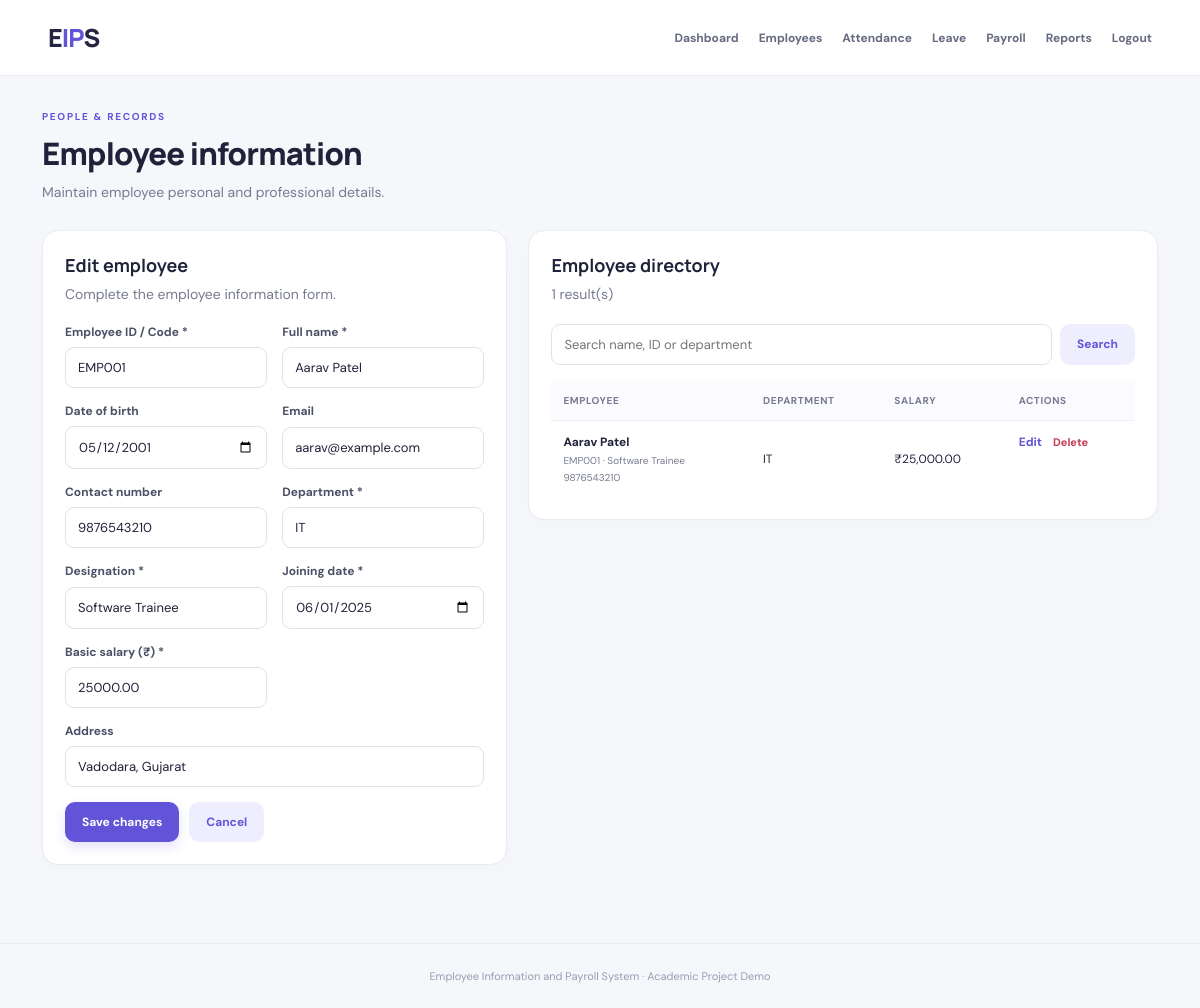
The app's page /employees.php?edit=1 (signed in) with its own data.
### tables this page shows
CREATE TABLE IF NOT EXISTS employees (
  id INT AUTO_INCREMENT PRIMARY KEY,
  employee_code VARCHAR(30) NOT NULL UNIQUE,
  full_name VARCHAR(120) NOT NULL,
  dob DATE DEFAULT NULL,
  email VARCHAR(120) DEFAULT NULL,
  phone VARCHAR(30) DEFAULT NULL,
  address VARCHAR(255) DEFAULT NULL,
  department VARCHAR(80) NOT NULL,
  designation VARCHAR(80) NOT NULL,
  joining_date DATE NOT NULL,
  basic_salary DECIMAL(10,2) NOT NULL DEFAULT 0,
  created_at TIMESTAMP DEFAULT CURRENT_TIMESTAMP
);

### includes/auth.php (called while the page is built, shortened)
<?php
function e($v): string { return htmlspecialchars((string)$v, ENT_QUOTES, 'UTF-8'); }
function money($v): string { return '₹' . number_format((float)$v, 2); }

### employees.php (the view, shortened to what this page needs)
<?php
require_once __DIR__.'/includes/db.php'; require_once __DIR__.'/includes/auth.php'; require_login();
$error='';$success='';$edit=null;
if(isset($_GET['edit'])){$q=$pdo->prepare('SELECT * FROM employees WHERE id=?');$q->execute([(int)$_GET['edit']]);$edit=$q->fetch()?:null;}
$search=trim($_GET['q']??'');$q=$pdo->prepare('SELECT * FROM employees WHERE full_name LIKE ? OR employee_code LIKE ? OR department LIKE ? ORDER BY id DESC');$like="%$search%";$q->execute([$like,$like,$like]);$rows=$q->fetchAll();
$page_title='Employees | EIPS';require __DIR__.'/includes/header.php';?>
<div class="page-heading"><div><div class="eyebrow">PEOPLE & RECORDS</div><h1>Employee information</h1><p class="muted">Maintain employee personal and professional details.</p></div></div>
<div class="two-col"><section class="panel"><div class="panel-heading"><div><h2><?=$edit?'Edit employee':'Add employee'?></h2><p class="muted">Complete the employee information form.</p></div></div>
<form method="post" class="form-grid"><input type="hidden" name="action" value="save"><input type="hidden" name="id" value="<?=(int)($edit['id']??0)?>">
<label>Employee ID / Code *<input name="employee_code" required value="<?=e($edit['employee_code']??'')?> " placeholder="EMP002"></label>
<label>Full name *<input name="full_name" required value="<?=e($edit['full_name']??'')?>" placeholder="Full name"></label>
<label>Date of birth<input type="date" name="dob" value="<?=e($edit['dob']??'')?>"></label><label>Email<input type="email" name="email" value="<?=e($edit['email']??'')?>"></label>
<label>Contact number<input name="phone" value="<?=e($edit['phone']??'')?>"></label><label>Department *<input name="department" required value="<?=e($edit['department']??'')?>" placeholder="IT"></label>
<label>Designation *<input name="designation" required value="<?=e($edit['designation']??'')?>" placeholder="Developer"></label><label>Joining date *<input type="date" name="joining_date" required value="<?=e($edit['joining_date']??date('Y-m-d'))?>"></label>
<label>Basic salary (₹) *<input type="number" min="0" step=".01" name="basic_salary" required value="<?=e($edit['basic_salary']??'')?>" placeholder="25000"></label>
<label class="span-2">Address<input name="address" value="<?=e($edit['address']??'')?>" placeholder="City, state"></label>
<div class="form-actions"><button class="btn primary"><?= $edit?'Save changes':'Add employee'?></button><?php if($edit):?><a class="btn secondary" href="employees.php">Cancel</a><?php endif;?></div></form></section>
<section class="panel"><div class="panel-heading"><div><h2>Employee directory</h2><p class="muted"><?=count($rows)?> result(s)</p></div></div><form method="get" class="searchbar"><input name="q" value="<?=e($search)?>" placeholder="Search name, ID or department"><button class="btn secondary">Search</button></form>
<?php if(!$rows):?><div class="empty-state"><p>No matching employees.</p></div><?php else:?><div class="table-wrap"><table><thead><tr><th>Employee</th><th>Department</th><th>Salary</th><th>Actions</th></tr></thead><tbody><?php foreach($rows as $r):?><tr><td><strong><?=e($r['full_name'])?></strong><small class="table-sub"><?=e($r['employee_code'])?> · <?=e($r['designation'])?></small><small class="table-sub"><?=e($r['phone'])?></small></td><td><?=e($r['department'])?></td><td><?=money($r['basic_salary'])?></td><td class="actions"><a class="text-link" href="employees.php?edit=<?=(int)$r['id']?>">Edit</a><form method="post" class="inline-form" onsubmit="return confirm('Delete employee and related records?')"><input type="hidden" name="action" value="delete"><input type="hidden" name="id" value="<?=(int)$r['id']?>"><button class="link-danger">Delete</button></form></td></tr><?php endforeach;?></tbody></table></div><?php endif;?></section></div>
<?php require __DIR__.'/includes/footer.php';?>

### assets/style.css (style rules this page uses)
:root { --ink:#20223a;--muted:#777b91;--purple:#6254d9;--purple-dark:#4c3ec1;--line:#e9eaf2;--bg:#f6f7fb;--green:#16855b;--red:#c43e55 }
* { box-sizing:border-box }
body { margin:0;background:var(--bg);color:var(--ink);font:14px 'DM Sans',Arial,sans-serif }
a { color:inherit;text-decoration:none }
h1,h2,h3,p { margin-top:0 }
h1 { font:800 31px 'Manrope',sans-serif;letter-spacing:-.8px;margin-bottom:7px }
h2 { font:700 18px 'Manrope',sans-serif;margin-bottom:6px }
.muted { color:var(--muted);margin-bottom:0;line-height:1.6 }
.eyebrow { font-size:10px;letter-spacing:1.7px;font-weight:700;color:var(--purple);margin-bottom:9px }
.page-heading { display:flex;align-items:center;justify-content:space-between;gap:20px;margin-bottom:27px }
.btn { display:inline-flex;align-items:center;justify-content:center;border:0;border-radius:10px;padding:12px 17px;font:700 12px 'DM Sans',sans-serif;cursor:pointer;white-space:nowrap }
.primary { background:var(--purple);color:#fff;box-shadow:0 5px 12px #6254d92b }
.secondary { background:#efeeff;color:var(--purple) }
.stat-card,.panel { background:#fff;border:1px solid var(--line);border-radius:16px;box-shadow:0 5px 20px #25254105 }
.panel { padding:22px;margin-bottom:23px;min-width:0 }
.panel-heading { display:flex;justify-content:space-between;align-items:center;gap:12px;margin-bottom:18px }
.text-link { color:var(--purple);font-weight:700;font-size:12px }
.table-wrap { overflow-x:auto }
table { width:100%;border-collapse:collapse;text-align:left;white-space:nowrap }
th { background:#fafaff;color:#777b91;text-transform:uppercase;letter-spacing:.6px;font-size:10px;font-weight:700 }
th,td { padding:13px 12px;border-bottom:1px solid #eff0f6 }
td { font-size:12px }
tbody tr:last-child td { border-bottom:0 }
td strong { font-size:12px }
.table-sub { display:block;color:var(--muted);font-size:10px;margin-top:4px }
.two-col { display:grid;grid-template-columns:minmax(300px,.85fr) minmax(0,1.15fr);gap:21px;align-items:start }
.form-stack,.form-grid { display:grid;gap:15px }
.form-grid { grid-template-columns:repeat(2,minmax(0,1fr)) }
label { display:grid;gap:7px;font-size:12px;font-weight:700;color:#4c5066 }
input,select { font:400 13px 'DM Sans',sans-serif;color:var(--ink);background:#fff;border:1px solid #dfe1ed;border-radius:9px;padding:11px 12px;width:100%;min-width:0;outline:none }
.form-actions { grid-column:1/-1;display:flex;gap:10px }
.span-2 { grid-column:1/-1 }
.actions { display:flex;align-items:center;gap:11px }
.inline-form { display:inline }
.link-danger { border:0;background:none;padding:0;color:var(--red);font:700 11px 'DM Sans',sans-serif;cursor:pointer }
.searchbar { display:flex;gap:8px;margin-bottom:16px }
.searchbar input { flex:1 }

### records on screen
employees: employee_code "EMP001", full_name "Aarav Patel", dob "05/12/2001", email "aarav@example.com", phone "9876543210", department "IT", designation "Software Trainee", joining_date "06/01/2025", basic_salary "25000.00", address "Vadodara, Gujarat", basic_salary "₹25,000.00"

### other values on screen
count($rows) "1"
